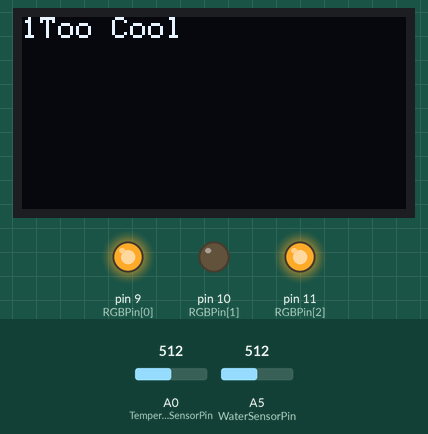
Simulated run of this sketch. Board: Arduino Uno, built with avr-gcc and run on an emulated ATmega328P. On the bench: 128×64 one-colour display, output pins drawn as LEDs (lit = HIGH). Inputs (shaded band) come from the test bench; at power-on: A5 (WaterSensorPin) = 512, A0 (TemperatureSensorPin) = 512. What the sketch prints to the serial monitor is not drawn.

Above: at 2.1 s.
3.9 s: A5 (WaterSensorPin) set to 285
7.9 s: A5 (WaterSensorPin) set to 260
At 9.6 s:
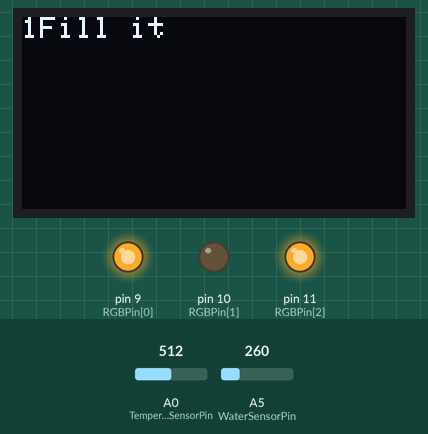
14.8 s: A0 (TemperatureSensorPin) set to 552
At 15.8 s:
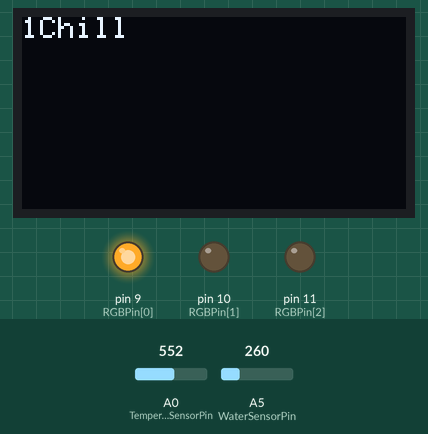
18.8 s: A0 (TemperatureSensorPin) set to 581
22.8 s: A0 (TemperatureSensorPin) set to 602
At 25.1 s:
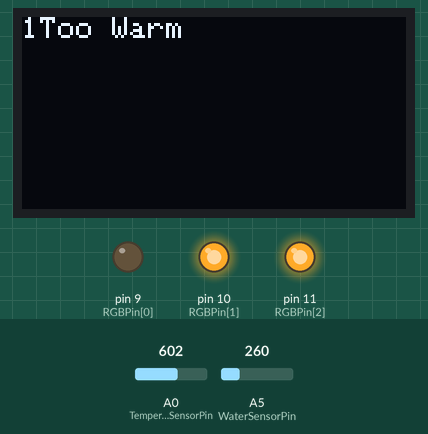
27.0 s: A0 (TemperatureSensorPin) set to 511
At 27.9 s:
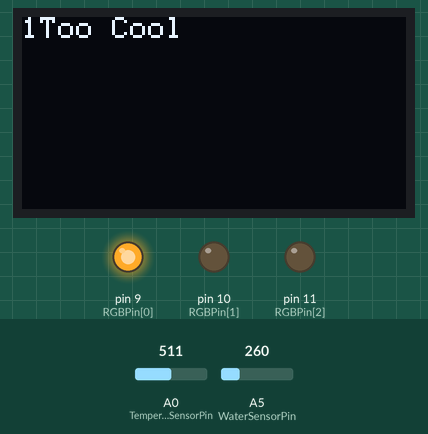
Timing chart, 0 to 34.1 s (numbered marks = the images above; inputs shaded):
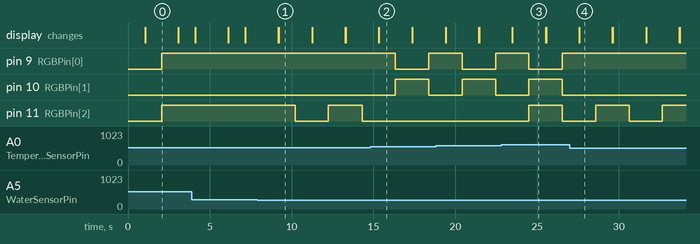

Measured:
- the behaviour switches between 272 and 271 on A5 (WaterSensorPin) (found by bisection; images 0 and 1)
- the behaviour switches between 533 and 534 on A0 (TemperatureSensorPin) (found by bisection; images 1 and 2)
- the behaviour switches between 587 and 588 on A0 (TemperatureSensorPin) (found by bisection; images 2 and 3)
- after the input at 7.9 s, pin 11 (RGBPin[2]): HIGH → LOW after 2.3 s, → HIGH 2.0 s later, → LOW 2.1 s later; the display: first differs from a run without the input after 1.3 s (image 1)
- after the input at 14.8 s, pin 9 (RGBPin[0]): HIGH → LOW after 1.5 s, → HIGH 2.1 s later; pin 10 (RGBPin[1]): LOW → HIGH after 1.5 s, → LOW 2.1 s later; pin 11 (RGBPin[2]): stays LOW (without the input it goes to HIGH after 1.5 s); the display: changes after 0.53 s (image 2)
- after the input at 22.8 s, pin 11 (RGBPin[2]): LOW → HIGH after 1.7 s, → LOW 2.1 s later; the display: changes after 0.69 s (image 3)
- after the input at 27.0 s, pin 9 (RGBPin[0]): stays HIGH (without the input it goes to LOW after 1.6 s); pin 10 (RGBPin[1]): stays LOW (without the input it goes to HIGH after 1.6 s); the display: changes after 0.58 s (image 4)

The sketch:

Code.ino
```cpp
#include <SPI.h>
#include <Wire.h>
#include <Adafruit_GFX.h>
#include <Adafruit_SSD1306.h>

////////////////Water Sensor////////////
int WaterSensorPin = 5;
int ValueForWaterSensor = 0;

/////////////////OLED//////////////////
#define SCREEN_WIDTH 128
#define SCREEN_HEIGHT 64
#define OLED_RESET 4
Adafruit_SSD1306 display(OLED_RESET);
/////////////////RGB////////////////////
int RGBPin[] = { 9, 10, 11 };

//////////////TEMP////////////////////
int TemperatureSensorPin = 0;
int ValueForTemperatureSensor = 0;
float R1 = 10000;
float logR2, R2, T;
float c1 = 0.001129148, c2 = 0.000234125, c3 = 0.0000000876741;

///////////////////////////////////////////////////////////
void setup() {
    Serial.begin(9600);
    display.begin(SSD1306_SWITCHCAPVCC, 0x3c);
    pinMode(RGBPin[0], OUTPUT);
    pinMode(RGBPin[1], OUTPUT);
    pinMode(RGBPin[2], OUTPUT);
}

void loop() {
    WaterSensor();
    TemperatureSensor();
    display.clearDisplay();
    display.setTextSize(2);
    display.setTextColor(WHITE);
    display.setCursor(10, 35);
    display.display();
}

void WaterSensor() {
    ValueForWaterSensor = analogRead(WaterSensorPin);
    if (ValueForWaterSensor > 271) {
    }
    else {
        OLEDdisplay(1, "Fill it");
        RGB(255, 0, 0);
    }
    delay(1000);
}

void OLEDdisplay(int TextSize, String Text) {
    display.clearDisplay();
    display.setTextSize(TextSize);
    display.setTextColor(WHITE);
    display.setCursor(0, 0);
    display.println(String(TextSize) + Text);
    display.setTextSize(TextSize);
    display.display();
    delay(1000);
}

void RGB(int r, int g, int b) {
    analogWrite(RGBPin[0], r);
    analogWrite(RGBPin[1], g);
    analogWrite(RGBPin[2], b);
}

void TemperatureSensor() {
    ValueForTemperatureSensor = analogRead(TemperatureSensorPin);
    R2 = R1 * (1023.0 / (float)ValueForTemperatureSensor - 1.0);
    logR2 = log(R2);
    T = (1.0 / (c1 + c2 * logR2 + c3 * logR2 * logR2 * logR2));
    T = T - 273.15;
    Serial.print("Temperature: ");
    Serial.print(T);
    Serial.println(" C");
    if (T > 32) {
        OLEDdisplay(1, "Too Warm");
        RGB(0, 255, 255);
    }
    else if (T >= 27 && T < 32) {
        OLEDdisplay(1, "Chill");
        RGB(0, 255, 0);
    }
    else {
        OLEDdisplay(1, "Too Cool");
        RGB(255, 0, 255);
    }
    delay(1000);
}
```
